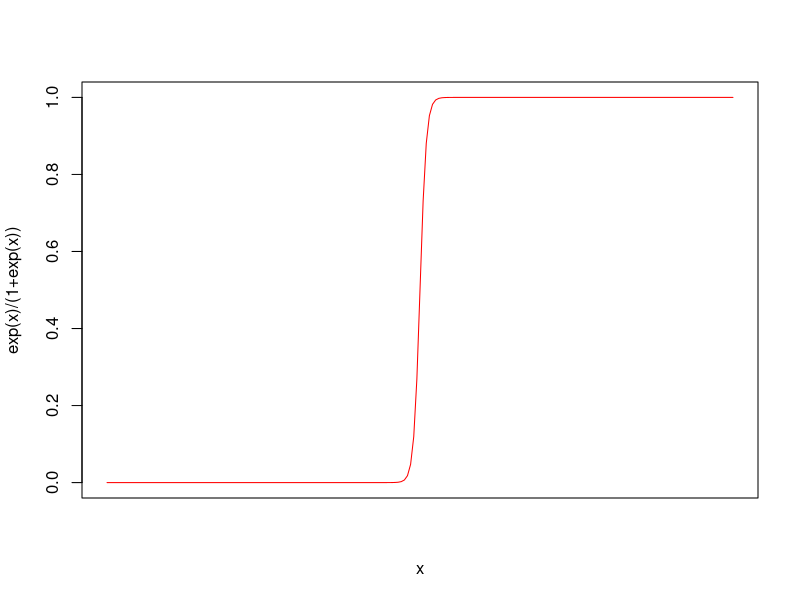
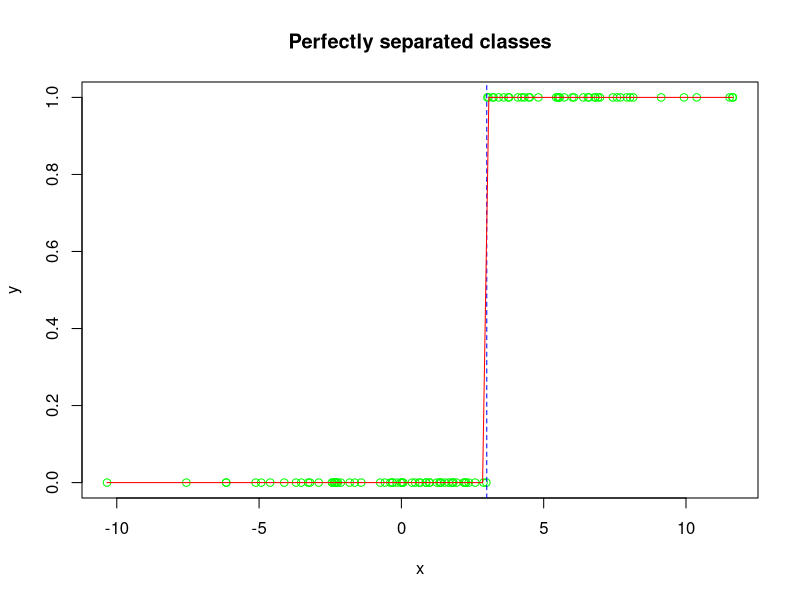
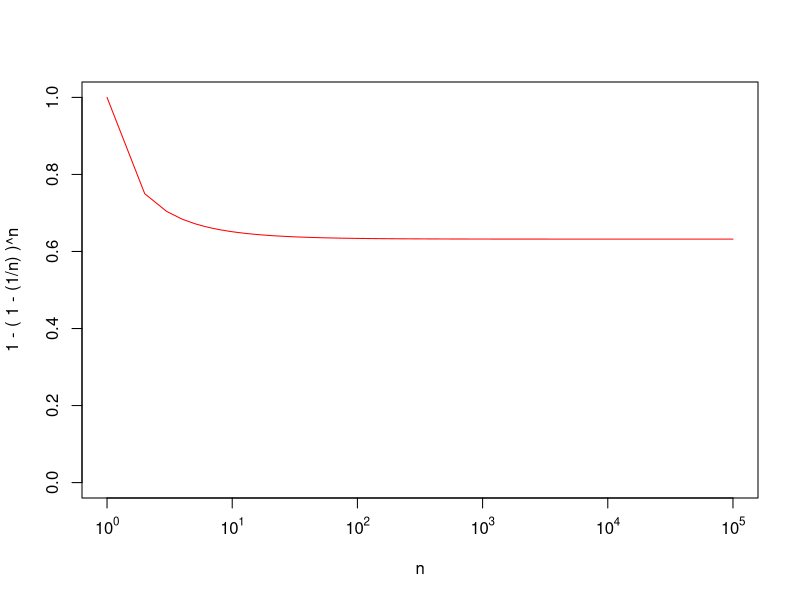

Write R code to recreate these figures, in order.
## ---- chunk 1
x <- -100:100
p <- exp(x)/(1+exp(x))
plot(x, p, type="l",xlab="x", col="red", xaxt="n", ylab="exp(x)/(1+exp(x))")
## ---- chunk 2
set.seed(124)
norm <- rnorm(100, 2, 5)
x <- norm[1:1000]
## ---- chunk 3
y <- rep(NA, 1000)
y[x>=3] <- 1
y[x<3] <- 0
dat=as.data.frame(cbind(x,y)) 
## ---- chunk 4
log.mod <- glm(y~x,family=binomial,dat) 
## ---- chunk 5
plot(x,y, col="green", main = "Perfectly separated classes")
abline(v=3,col="blue",lty=2)
curve(predict(log.mod,data.frame(x=x),type="resp"), col="red",add=TRUE) 
## ---- chunk 6
    n = 2
    (1-(1/n))^n == .25
## ---- chunk 7
    n = 5
    print(paste( "For n=5, the probability that the jth observation is in the bootstrap sample ", round(1-(1-(1/n))^n, digits=3), sep=""))
## ---- chunk 8
    n = 100
    print(paste( "For n=100, the probability that the jth observation is in the bootstrap sample", round(1-(1-(1/n))^n, digits=3)))
## ---- chunk 9
    n = 10000
    print(paste( "For n=10,000, the probability that the jth observation is in the bootstrap sample", round(1-(1-(1/n))^n, digits=3)))
## ---- chunk 10
x <- 1:100000
y <- 1-(1-(1/x))^x
plot(x, y, log="x", type="l", xlab="n", col="red", xaxt="n", ylab="1 - ( 1 - (1/n) )^n", ylim=c(0, 1))
ticks <- seq(0, 5, by=1)
labels <- sapply(ticks, function(i) as.expression(bquote(10^ .(i))))
axis(1, at=c(1, 10, 100, 1000, 10000,100000), labels=labels)
## ---- chunk 11
set.seed(1)
store = rep (NA , 10000)
for (i in 1:10000) { 
    store [i]= sum ( sample (1:100 , rep= TRUE ) ==4) > 0 
    }
mean ( store )
